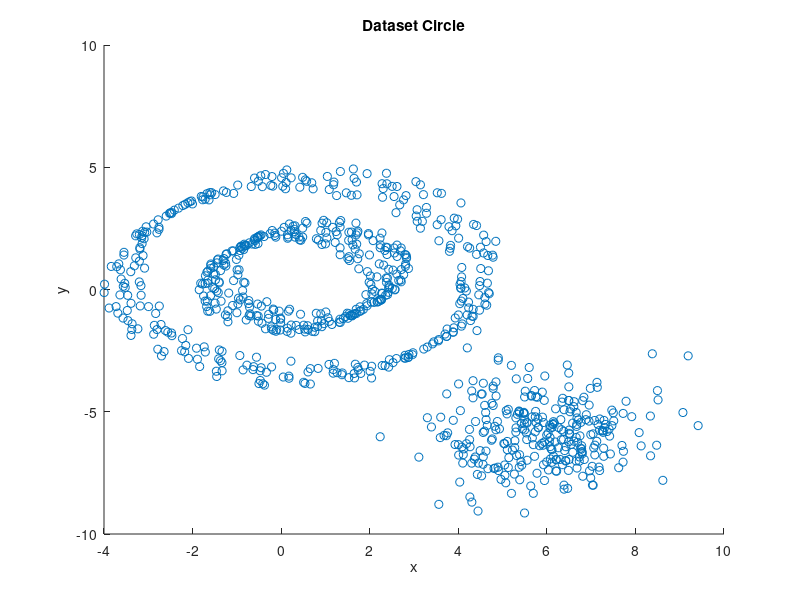

Reproduce this figure in MATLAB. (Note: this script raises an error after producing the figure.)
clear all
close all
clc 

%Circle

%Exercise 1 

%set the parameters k and sigma.
k = 10; 

%k = 20;
%k = 40;
sigma = 1;

%loading and plot the dataset.
data = load('Circle.mat');                    
X = data.X;                         
X_t = X';
% check the number of points. 
N = size(X,1); 

scatter(X(:,1),X(:,2)); 
title('Dataset Circle');                      
xlabel('x')
ylabel('y')

% the square norm of the points in order to avoid the
%computation of the square root, to speed up the process.
norm_2 = @(X) (X(1,:).*X(1,:)+X(2,:).*X(2,:));
similarity = @(X1, X2,sigma) exp(-norm_2(X2 - X1)./ 2*sigma^2);

% spalloc command  create an all-zero sparse matrix W
%of size N-by-N with room to hold N*k*2 nonzero elements.
W = spalloc(N,N,N*k*2);
%compute the adjacency matrix:
for i=1:N
    s_ij = similarity(X_t(:,i),X_t,sigma);% computethe similarity between the current point
                                          % (column i in the matrix X_t) and all the other points in the dataset 
    [values,idx] = maxk(s_ij,k+1); %Select the k largest values from the similarity matrix s_ij:
                                   % values will hold the maximum values, 
                                   % and idx will hold the corresponding indices of these values in the s_ij matrix.
    
  
   % For the current point i, populate the B matrix by inserting 
   % similarity function values into positions specified by the idx vector, excluding the value 
   % i itself (which corresponds to the current node undergoing similarity calculation).
    W(i,idx(idx ~= i)) = values(idx ~= i);
    W(idx(idx ~= i),i) = values(idx ~= i); % To maintain matrix symmetry,  mirror the same values within column i
end

%the plot of the k-nearest neighborhood similarity graph.
figure
gplot(W, X)

%the plot of the sparsity pattern of W.
figure
spy(W)



%Exercise 2

%the degree matrix D.
d = sum(W,2);
D = diag(d);
%the Laplacian.
L = D-W;



%Exercise 3
%  compute the 10 smallest  value eigenvalues
% and corresponding eigenvectors of the Laplacian matrix 
% of a graph, sort them, and then count 
% how many connected components there are in the graph based on the number of eigenvalues
% that are <1.0e-6.

[eigV,eigD] = eigs(L,10,"smallestabs");
eigD=diag(eigD);
%The eigenvectors are reordered based on the order of the eigenvalues using
[eigD,ij] = sort(eigD);
% the corresponding eigenvectors.
eigV = eigV(:,ij);
connected_comp = sum(eigD<1.0e-6);
s = sprintf("There are %d connected components",connected_comp);
disp(s)

%Exercise 4

% Calculate a set of lower eigenvalues of matrix 
% L and leverage their magnitudes for determining 
% an appropriate number of clusters 'M' for the points data sets.
eigD
figure
plot(eigD)


% So a suitable number of cluster:
M = 3;
%M = 2;         %for k=20.
%M = 2;         %for k=40.


%Exercise 5

% M eigenvectors corresponding to the smallest M eigenvalues are computed. 
% Given that these are the least values, 
% the first M columns of the previously derived eigenvectors matrix are considered.
U = eigV(:,1:M);



%Exercise 6


%We cluster the points with the k-means.
labels = kmeans(U,M);



%Exercise 7 

A = cell(1, M); % Initialize a cell array to store cluster points

for i = 1:M
    cluster_points = X_t(:, labels == i); % Select points belonging to cluster 'i'
    A{i} = cluster_points;                % Store the cluster points in cell array 'A'
end



%Exercise 8

% set markers to assign colors to clusters.
markers(1,:) = 'c*';
markers(2,:) = 'md';
markers(3,:) = 'g*';
markers(4,:) = 'bx';
markers(5,:) = 'cs';
markers(6,:) = 'ro';

% plot the results.
figure 
hold on 
for i=1:M
    plot(X_t(1,labels == i),X_t(2,labels == i), markers(i,:))
end
hold off 



%Exercise 9

%Compute the clusters with other clustering
%methods for the same set of points


%K-means:
idx_km = kmeans(X,M);

figure
hold on 
for i=1:M
    plot(X_t(1,idx_km == i),X_t(2,idx_km == i), markers(i,:))
end

hold off



%DBSCAN:
figure
hold on
idx_db = dbscan(X,0.75,5);            
            
gscatter(X_t(1,:),X_t(2,:),idx_db);

legend('off');
hold off
%%

%SPIRAL

%%

%Spiral
%Exercise 1 

%set the parameters k and sigma.
k = 10; 

%k = 20;
%k = 40;
sigma = 1;

%loading and plot the dataset.
data = load('Spiral.mat');  
%select only the first two columns 
%that contains the coordinates x and y of the points.
X = data.X(:,1:2);
X_t = X';
% check the number of points. 
N = size(X,1); 

scatter(X(:,1),X(:,2)); 
title('Dataset Spiral');                      
xlabel('x')
ylabel('y')

% the square norm of the points in order to avoid the
%computation of the square root, to speed up the process.
norm_2 = @(X) (X(1,:).*X(1,:)+X(2,:).*X(2,:));
similarity = @(X1, X2,sigma) exp(-norm_2(X2 - X1)./ 2*sigma^2);

%With the spalloc command we create an all-zero sparse matrix W
%of size N-by-N with room to hold N*k*2 nonzero elements.
W = spalloc(N,N,N*k*2);

   %compute the adjacency matrix:
for i=1:N
    s_ij = similarity(X_t(:,i),X_t,sigma);  %  computethe similarity between the current point 
                                            % (column i in the matrix X_t) and all the other points in the dataset 
    [values,idx] = maxk(s_ij,k+1); %select the k largest values from the similarity matrix s_ij:
                                   % values will hold the maximum values, 
                                   % and idx will hold the corresponding indices of these values in the s_ij matrix.
    
  
   % For the current point i, populate the B matrix by inserting 
   % similarity function values into positions specified by the idx vector, excluding the value 
   % i itself (which corresponds to the current node undergoing similarity calculation).
    W(i,idx(idx ~= i)) = values(idx ~= i);
    W(idx(idx ~= i),i) = values(idx ~= i);   % To maintain matrix symmetry, we mirror the same values within column i
end

%the plot of the k-nearest neighborhood similarity graph.
figure
gplot(W, X)

%the plot of the sparsity pattern of W.
figure
spy(W)



%Exercise 2

%the degree matrix D.
d = sum(W,2);
D = diag(d);
%the Laplacian.
L = D-W;



%Exercise 3
%  compute the 10 smallest  value eigenvalues
% and corresponding eigenvectors of the Laplacian matrix 
% of a graph, sort them, and then count 
% how many connected components there are in the graph based on the number of eigenvalues
% that are <1.0e-6.

[eigV,eigD] = eigs(L,10,"smallestabs");
eigD=diag(eigD);
%The eigenvectors are reordered based on the order of the eigenvalues using
[eigD,ij] = sort(eigD);
% the corresponding eigenvectors.
eigV = eigV(:,ij);
connected_comp = sum(eigD<1.0e-6);
s = sprintf("There are %d connected components",connected_comp);
disp(s)

%Exercise 4


% Calculate a set of lower eigenvalues of matrix 
% L and leverage their magnitudes for determining 
% an appropriate number of clusters 'M' for the points data sets.
eigD
figure
plot(eigD)

% Suitable number of cluster for different k  :
M = 3;          %for k=10
%M = 3;         %for k=20.
%M = 6;         %for k=40.


%Exercise 5

% M eigenvectors corresponding to the smallest M eigenvalues are computed. 
% Given that these are the least values, 
% the first M columns of the previously derived eigenvectors matrix are considered.
U = eigV(:,1:M);



%Exercise 6


% cluster the points with the k-means.
labels = kmeans(U,M);



%Exercise 7 

A = cell(1, M); % Initialize a cell array to store cluster points

for i = 1:M
    cluster_points = X_t(:, labels == i); % Select points belonging to cluster 'i'
    A{i} = cluster_points; % Store the cluster points in cell array 'A'
end



%Exercise 8

%We set markers to assign colors to clusters.
markers(1,:) = 'md'; 
markers(2,:) = 'bp'; 
markers(3,:) = 'go'; 
markers(4,:) = 'rx'; 
markers(5,:) = 'kh'; 
markers(6,:) = 'bo'; 


%We plot our results.
figure 
hold on 
for i=1:M
    plot(X_t(1,labels == i),X_t(2,labels == i), markers(i,:))
end
hold off 


%Exercise 9

%Compute the clusters  with other clustering
%methods for the same set of points


%K-means:
idx_km = kmeans(X,M);

figure
hold on 
for i=1:M
    plot(X_t(1,idx_km == i),X_t(2,idx_km == i), markers(i,:))
end

hold off



%DBSCAN:
figure
hold on
            
idx_db = dbscan(X,2,5);             
gscatter(X_t(1,:),X_t(2,:),idx_db);
legend('off');
hold off
%%

%3D model 



%%
%plot the 3D dataset.

 % plot the 3D dataset.
z1 = linspace(15,50,1000);
x1 = exp(-z1./10).*sin(5*z1);
y1 = exp(-z1./10).*cos(5*z1);

z2 = 0:pi/50:30;
x2 = sin(z2);
y2 = cos(z2);

x = [x2,x1];
y=[y2,y1];
z = [z2,z1];
X = [x;y;z]';
X_t = X';
 %check the number of points.
 N = size(X,1);
 figure
 scatter3(x,y,z,'o')
 view(-30,10)

 %set the parameters k and sigma
k = 10;
%k = 20;
%k = 40;
 sigma = 1;

% the square norm of the points in order to avoid the
%computation of the square root, to speed up the process.
 norm_2 = @(X) (X(1,:).*X(1,:)+X(2,:).*X(2,:)+X(3,:).*X(3,:));
 similarity = @(X1, X2,sigma) exp(-norm_2(X2 - X1)./ 2*sigma^2);
 
 %With the spalloc command create an all-zero sparse matrix W
 %of size N-by-N with room to hold N*k*2 nonzero elements.
 W = spalloc(N,N,N*k*2);


   %compute the adjacency matrix:

 for i=1:N
     s_ij = similarity(X_t(:,i),X_t,sigma);  % computethe similarity between the current point (column i in the matrix X_t) 
                                             % and all the other points in the dataset 
     [values,idx] = maxk(s_ij,k+1);%select the k largest values from the similarity matrix s_ij:
                                   % values will hold the maximum values, 
                                   % and idx will hold the corresponding indices of these values in the s_ij matrix.

   % For the current point i, populate the B matrix by inserting 
   % similarity function values into positions specified by the idx vector, excluding the value 
   % i itself (which corresponds to the current node undergoing similarity calculation).
     W(i,idx(idx ~= i)) = values(idx ~= i);
     W(idx(idx ~= i),i) = values(idx ~= i); % To maintain matrix symmetry, we mirror the same values within column i
 end

 %the plot of the k-nearest neighborhood similarity graph.
figure
gplot(W, X)
 %plot the sparsity pattern of W.
 figure
 spy(W)


%Exercise 2

%the degree matrix D.
d = sum(W,2);
D = diag(d);
%the Laplacian.
L = (D^(-.5)) * (D-W) * (D^(-.5));

%Exercise 3
%  compute the 10 smallest  value eigenvalues
% and corresponding eigenvectors of the Laplacian matrix 
% of a graph, sort them, and then count 
% how many connected components there are in the graph based on the number of eigenvalues
% that are <1.0e-6.

[eigV,eigD] = eigs(L,10,"smallestabs");
eigD=diag(eigD);
[eigD,ij] = sort(eigD); %The eigenvectors are reordered based on the order of the eigenvalues using
eigV = eigV(:,ij); % the corresponding eigenvectors.
connected_comp = sum(eigD<1.0e-6);
s = sprintf("There are %d connected components",connected_comp);
disp(s)

%Exercise 4


% Calculate a set of lower eigenvalues of matrix 
% L and leverage their magnitudes for determining 
% an appropriate number of clusters 'M' for the points data sets.
eigD
figure
plot(eigD)



% So a suitable number of cluster should be for different k:
M = 2; %k=10
%M=3;  %k=20
%M=4;  %k=40

%Exercise 5

% M eigenvectors corresponding to the smallest M eigenvalues are computed. 
% Given that these are the least values, 
% the first M columns of the previously derived eigenvectors matrix are considered.
U = eigV(:,1:M);


%Exercise 6


% cluster the points with the k-means.
labels = kmeans(U,M);


%Exercise 7 

A = cell(1, M); % Initialize a cell array to store cluster points

for i = 1:M
    cluster_points = X_t(:, labels == i); % Select points belonging to cluster 'i'
    A{i} = cluster_points; % Store the cluster points in cell array 'A'
end

%Exercise 8

%We set markers to assign colors to clusters.
markers(1,:) = 'c*';
markers(2,:) = 'md';
markers(3,:) = 'g*';
markers(4,:) = 'bx';
markers(5,:) = 'cs';
markers(6,:) = 'ro';

%We plot our results.
 figure
 hold on 
 for i=1:M
     plot3(X_t(1,labels == i),X_t(2,labels == i),X_t(3,labels == i),'o')
 end 
 hold off
 view(3);
